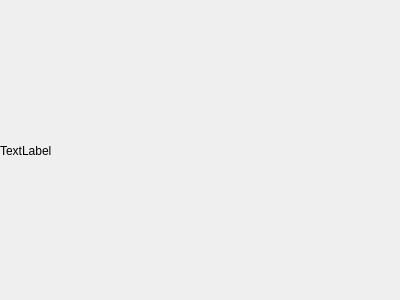
<?xml version="1.0" encoding="UTF-8"?>
<ui version="4.0">
 <class>popupM</class>
 <widget class="QDialog" name="popupM">
  <property name="geometry">
   <rect>
    <x>0</x>
    <y>0</y>
    <width>400</width>
    <height>300</height>
   </rect>
  </property>
  <property name="windowTitle">
   <string>Dialog</string>
  </property>
  <widget class="QLabel" name="label_picture">
   <property name="geometry">
    <rect>
     <x>0</x>
     <y>0</y>
     <width>401</width>
     <height>301</height>
    </rect>
   </property>
   <property name="text">
    <string>TextLabel</string>
   </property>
  </widget>
 </widget>
 <resources/>
 <connections/>
</ui>
